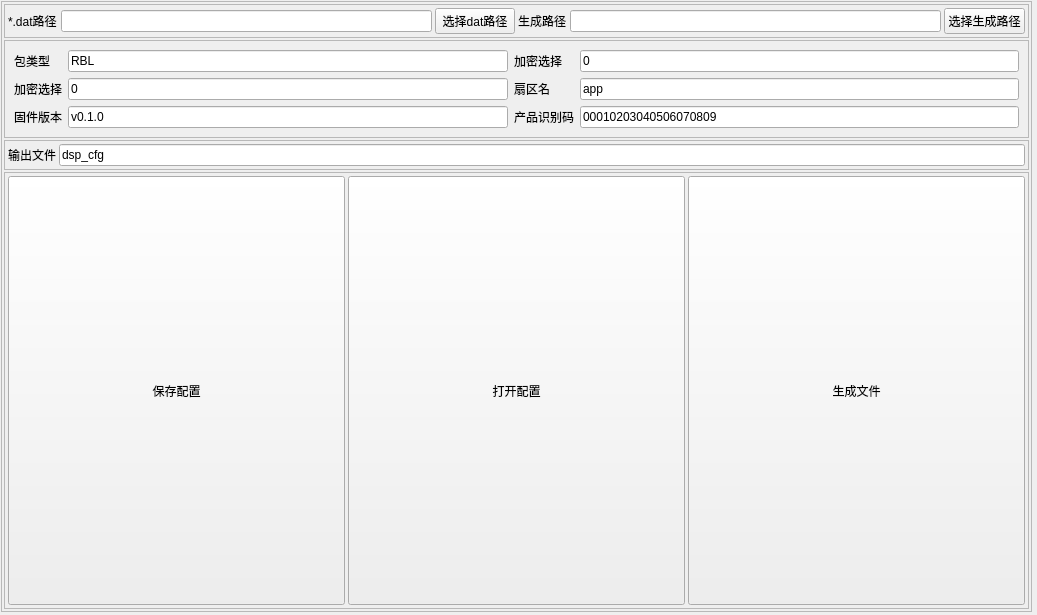
<?xml version="1.0" encoding="UTF-8"?>
<ui version="4.0">
 <class>Dspcfg</class>
 <widget class="QWidget" name="Dspcfg">
  <property name="geometry">
   <rect>
    <x>0</x>
    <y>0</y>
    <width>1037</width>
    <height>615</height>
   </rect>
  </property>
  <property name="sizePolicy">
   <sizepolicy hsizetype="Fixed" vsizetype="Fixed">
    <horstretch>0</horstretch>
    <verstretch>0</verstretch>
   </sizepolicy>
  </property>
  <property name="windowTitle">
   <string>Form</string>
  </property>
  <widget class="QFrame" name="frame_5">
   <property name="geometry">
    <rect>
     <x>1</x>
     <y>1</y>
     <width>1031</width>
     <height>611</height>
    </rect>
   </property>
   <property name="frameShape">
    <enum>QFrame::StyledPanel</enum>
   </property>
   <property name="frameShadow">
    <enum>QFrame::Raised</enum>
   </property>
   <layout class="QGridLayout" name="gridLayout_3">
    <property name="leftMargin">
     <number>2</number>
    </property>
    <property name="topMargin">
     <number>2</number>
    </property>
    <property name="rightMargin">
     <number>2</number>
    </property>
    <property name="bottomMargin">
     <number>2</number>
    </property>
    <property name="spacing">
     <number>2</number>
    </property>
    <item row="4" column="0">
     <widget class="QFrame" name="frame_4">
      <property name="frameShape">
       <enum>QFrame::StyledPanel</enum>
      </property>
      <property name="frameShadow">
       <enum>QFrame::Raised</enum>
      </property>
      <layout class="QHBoxLayout" name="horizontalLayout_2">
       <property name="spacing">
        <number>3</number>
       </property>
       <property name="leftMargin">
        <number>3</number>
       </property>
       <property name="topMargin">
        <number>3</number>
       </property>
       <property name="rightMargin">
        <number>3</number>
       </property>
       <property name="bottomMargin">
        <number>3</number>
       </property>
       <item>
        <widget class="QPushButton" name="btn_SaveCfg">
         <property name="sizePolicy">
          <sizepolicy hsizetype="Minimum" vsizetype="Expanding">
           <horstretch>0</horstretch>
           <verstretch>0</verstretch>
          </sizepolicy>
         </property>
         <property name="text">
          <string>保存配置</string>
         </property>
        </widget>
       </item>
       <item>
        <widget class="QPushButton" name="btn_OpenCfg">
         <property name="sizePolicy">
          <sizepolicy hsizetype="Minimum" vsizetype="Expanding">
           <horstretch>0</horstretch>
           <verstretch>0</verstretch>
          </sizepolicy>
         </property>
         <property name="text">
          <string>打开配置</string>
         </property>
        </widget>
       </item>
       <item>
        <widget class="QPushButton" name="btn_all">
         <property name="sizePolicy">
          <sizepolicy hsizetype="Minimum" vsizetype="Expanding">
           <horstretch>0</horstretch>
           <verstretch>0</verstretch>
          </sizepolicy>
         </property>
         <property name="text">
          <string>生成文件</string>
         </property>
        </widget>
       </item>
      </layout>
     </widget>
    </item>
    <item row="0" column="0">
     <widget class="QFrame" name="frame">
      <property name="frameShape">
       <enum>QFrame::StyledPanel</enum>
      </property>
      <property name="frameShadow">
       <enum>QFrame::Raised</enum>
      </property>
      <layout class="QGridLayout" name="gridLayout" columnstretch="0,0,0,0,0,0">
       <property name="leftMargin">
        <number>3</number>
       </property>
       <property name="topMargin">
        <number>3</number>
       </property>
       <property name="rightMargin">
        <number>3</number>
       </property>
       <property name="bottomMargin">
        <number>3</number>
       </property>
       <property name="spacing">
        <number>3</number>
       </property>
       <item row="0" column="5">
        <widget class="QPushButton" name="btn_generatPath">
         <property name="text">
          <string>选择生成路径</string>
         </property>
        </widget>
       </item>
       <item row="0" column="4">
        <widget class="QLineEdit" name="lineEdit_generatPath">
         <property name="readOnly">
          <bool>true</bool>
         </property>
        </widget>
       </item>
       <item row="0" column="2">
        <widget class="QPushButton" name="btn_datPath">
         <property name="text">
          <string>选择dat路径</string>
         </property>
        </widget>
       </item>
       <item row="0" column="1">
        <widget class="QLineEdit" name="lineEdit_datPath">
         <property name="readOnly">
          <bool>true</bool>
         </property>
        </widget>
       </item>
       <item row="0" column="3">
        <widget class="QLabel" name="label_generatPath">
         <property name="text">
          <string>生成路径</string>
         </property>
        </widget>
       </item>
       <item row="0" column="0">
        <widget class="QLabel" name="label_datPath">
         <property name="text">
          <string>*.dat路径</string>
         </property>
        </widget>
       </item>
      </layout>
     </widget>
    </item>
    <item row="3" column="0">
     <widget class="QFrame" name="frame_3">
      <property name="frameShape">
       <enum>QFrame::StyledPanel</enum>
      </property>
      <property name="frameShadow">
       <enum>QFrame::Raised</enum>
      </property>
      <layout class="QHBoxLayout" name="horizontalLayout">
       <property name="spacing">
        <number>3</number>
       </property>
       <property name="leftMargin">
        <number>3</number>
       </property>
       <property name="topMargin">
        <number>3</number>
       </property>
       <property name="rightMargin">
        <number>3</number>
       </property>
       <property name="bottomMargin">
        <number>3</number>
       </property>
       <item>
        <widget class="QLabel" name="label_outName">
         <property name="text">
          <string>输出文件</string>
         </property>
        </widget>
       </item>
       <item>
        <widget class="QLineEdit" name="lineEdit_outName">
         <property name="text">
          <string>dsp_cfg</string>
         </property>
        </widget>
       </item>
      </layout>
     </widget>
    </item>
    <item row="2" column="0">
     <widget class="QFrame" name="frame_2">
      <property name="frameShape">
       <enum>QFrame::StyledPanel</enum>
      </property>
      <property name="frameShadow">
       <enum>QFrame::Raised</enum>
      </property>
      <layout class="QGridLayout" name="gridLayout_2">
       <item row="0" column="0">
        <widget class="QLabel" name="label_type">
         <property name="text">
          <string>包类型</string>
         </property>
        </widget>
       </item>
       <item row="0" column="1">
        <widget class="QLineEdit" name="lineEdit_type">
         <property name="text">
          <string>RBL</string>
         </property>
         <property name="maxLength">
          <number>4</number>
         </property>
        </widget>
       </item>
       <item row="0" column="2">
        <widget class="QLabel" name="label_algo">
         <property name="text">
          <string>加密选择</string>
         </property>
        </widget>
       </item>
       <item row="0" column="3">
        <widget class="QLineEdit" name="lineEdit_algo">
         <property name="text">
          <string>0</string>
         </property>
         <property name="readOnly">
          <bool>true</bool>
         </property>
        </widget>
       </item>
       <item row="1" column="0">
        <widget class="QLabel" name="label_algo2">
         <property name="text">
          <string>加密选择</string>
         </property>
        </widget>
       </item>
       <item row="1" column="1">
        <widget class="QLineEdit" name="lineEdit_algo2">
         <property name="text">
          <string>0</string>
         </property>
         <property name="readOnly">
          <bool>true</bool>
         </property>
        </widget>
       </item>
       <item row="1" column="2">
        <widget class="QLabel" name="label_part">
         <property name="text">
          <string>扇区名</string>
         </property>
        </widget>
       </item>
       <item row="1" column="3">
        <widget class="QLineEdit" name="lineEdit_part">
         <property name="text">
          <string>app</string>
         </property>
         <property name="maxLength">
          <number>16</number>
         </property>
        </widget>
       </item>
       <item row="2" column="0">
        <widget class="QLabel" name="label_fwVer">
         <property name="text">
          <string>固件版本</string>
         </property>
        </widget>
       </item>
       <item row="2" column="1">
        <widget class="QLineEdit" name="lineEdit_fwVer">
         <property name="text">
          <string>v0.1.0</string>
         </property>
         <property name="maxLength">
          <number>24</number>
         </property>
        </widget>
       </item>
       <item row="2" column="2">
        <widget class="QLabel" name="label_productCode">
         <property name="text">
          <string>产品识别码</string>
         </property>
        </widget>
       </item>
       <item row="2" column="3">
        <widget class="QLineEdit" name="lineEdit_productCode">
         <property name="text">
          <string>00010203040506070809</string>
         </property>
         <property name="maxLength">
          <number>24</number>
         </property>
        </widget>
       </item>
      </layout>
     </widget>
    </item>
   </layout>
  </widget>
 </widget>
 <resources/>
 <connections/>
</ui>
